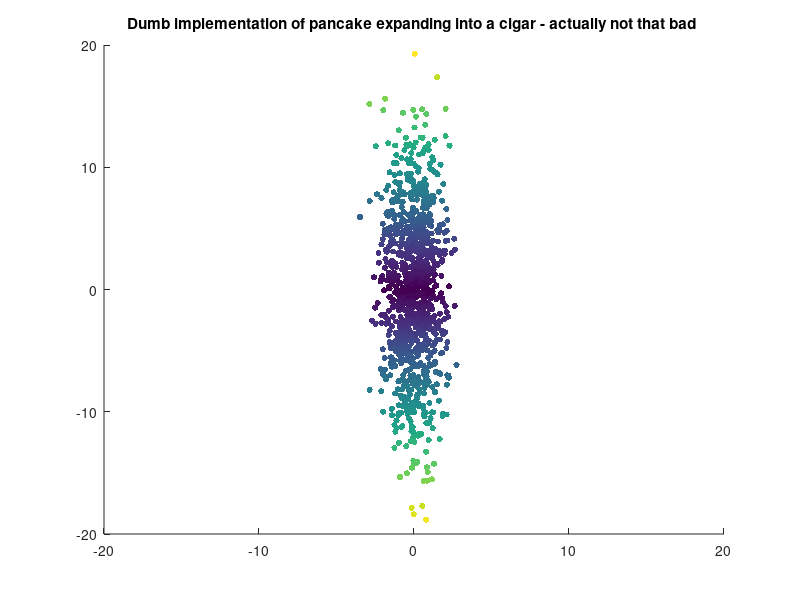

This chart was generated by the following MATLAB code:
%% pancake-cigar, Hamish Dickson 24/01/2015

%
% Dumb implementation - what happens if you have a (large) pancake shaped collection of identical 
% particles with a gaussian distribution of velocities and limit the speed in one plane
%
% if you think about it, this isn't THAT dumb (it's just simple) as a first guess - stuff is in the way in the x-axis
% (other explosive material, going at a similar momentum)
%
% start out with a 2d "pancake" - ie a line on the x axis
%
% there are a few improvements that could be made here to make this run smoother, but it's really not worth it for 
% such a simple model
% 

%% Initialization
clear ; close all; clc

MAX_TIME = 3;
TIME_INCREMENT = 1;
SLOW_DOWN_FACTOR = 0.0001;

PAUSE_TIME = 0; % turns out you don't really need this - octave takes ages to create a graph of 1000 particles!

PARTICLES = 1000;

AXIS_SCALE = [-20 20 -20 20];

% give each a random position on the line
p_x = randn(PARTICLES, 1);
p_y = zeros(PARTICLES, 1);

% get 100 random velocities in the x dirn, but slow them down
u_x = SLOW_DOWN_FACTOR * randn(PARTICLES,1);

% get 100 random velocities in the y dirn
u_y = randn(PARTICLES,1);

c = sqrt(u_x.^2 + u_y.^2);

for t = 0 : TIME_INCREMENT*MAX_TIME;
	time = t*TIME_INCREMENT

	% I don't care about acceleration
	p_x = u_x * time + p_x;
	p_y = u_y * time + p_y;

	scatter(p_x, p_y, 20, c, 'filled')
	axis (AXIS_SCALE);
	
	title ('Dumb implementation of pancake expanding into a cigar - actually not that bad ');
	pause (PAUSE_TIME);
	hold on;

	if t = TIME_INCREMENT*MAX_TIME;
		hold off
	else
		clf;
	end
end

hold off;